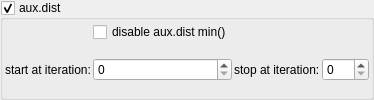
    <widget class="MyGroupBox" name="groupCheck_transf_function_enabledG_false">
     <property name="toolTip">
      <string/>
     </property>
     <property name="title">
      <string>aux.dist&amp;</string>
     </property>
     <property name="checkable">
      <bool>true</bool>
     </property>
     <layout class="QVBoxLayout" name="verticalLayout_55">
      <property name="spacing">
       <number>2</number>
      </property>
      <property name="leftMargin">
       <number>2</number>
      </property>
      <property name="topMargin">
       <number>2</number>
      </property>
      <property name="rightMargin">
       <number>2</number>
      </property>
      <property name="bottomMargin">
       <number>2</number>
      </property>
      <item>
       <layout class="QGridLayout" name="gridLayout_69">
        <property name="spacing">
         <number>2</number>
        </property>
        <item row="1" column="1">
         <widget class="MyCheckBox" name="checkBox_analyticDE_enabled_false">
          <property name="text">
           <string>disable aux.dist min()</string>
          </property>
         </widget>
        </item>
        <item row="2" column="0" rowspan="2">
         <widget class="QLabel" name="label_264">
          <property name="text">
           <string>start at iteration:</string>
          </property>
         </widget>
        </item>
        <item row="2" column="1" rowspan="2">
         <widget class="MySpinBox" name="spinboxInt_transf_start_iterations_C">
          <property name="sizePolicy">
           <sizepolicy hsizetype="Minimum" vsizetype="Maximum">
            <horstretch>0</horstretch>
            <verstretch>0</verstretch>
           </sizepolicy>
          </property>
          <property name="maximum">
           <number>999</number>
          </property>
         </widget>
        </item>
        <item row="2" column="2" rowspan="2">
         <widget class="QLabel" name="label_269">
          <property name="text">
           <string>stop at iteration:</string>
          </property>
         </widget>
        </item>
        <item row="2" column="3" rowspan="2">
         <widget class="MySpinBox" name="spinboxInt_transf_stop_iterations_C">
          <property name="sizePolicy">
           <sizepolicy hsizetype="Minimum" vsizetype="Maximum">
            <horstretch>0</horstretch>
            <verstretch>0</verstretch>
           </sizepolicy>
          </property>
          <property name="maximum">
           <number>999</number>
          </property>
         </widget>
        </item>
       </layout>
      </item>
     </layout>
    </widget>
